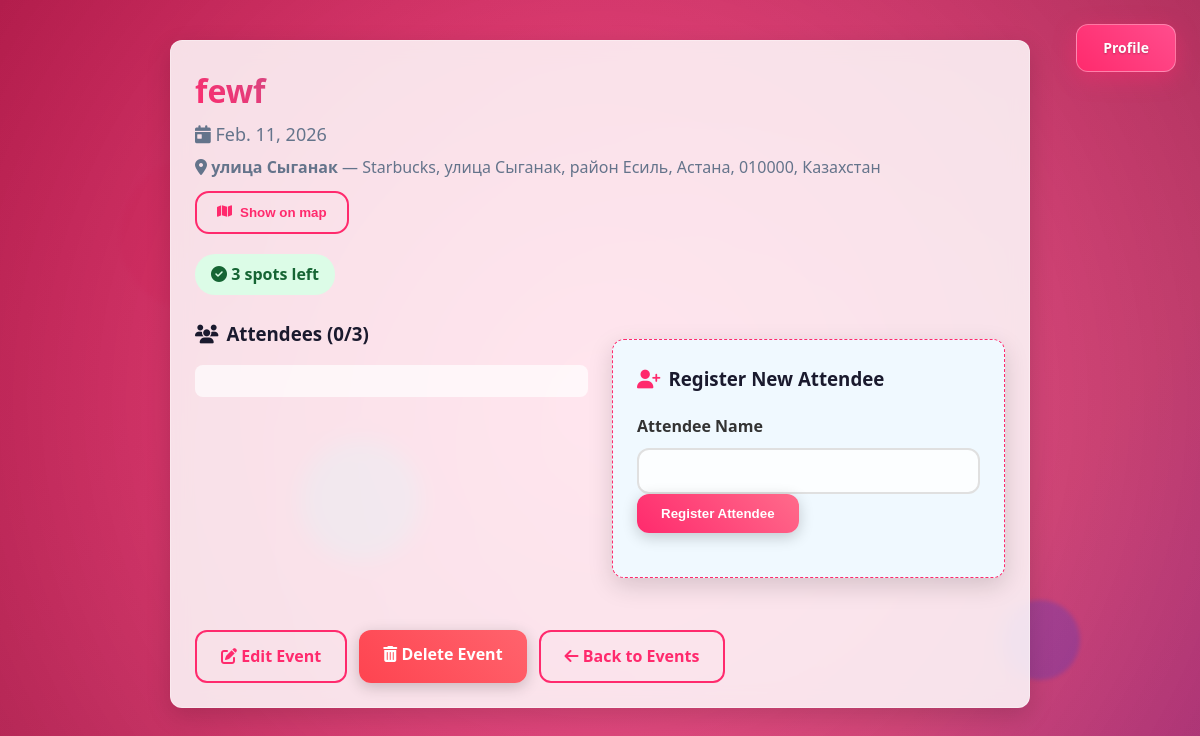
/26/ (signed in), run on the app's committed database.
### events/models.py (models this page shows, shortened)
class Event(models.Model):
    owner = models.ForeignKey(
        User,
        on_delete=models.CASCADE,
        related_name='events'
    )
    name = models.CharField(max_length=200)
    date = models.DateField()
    capacity = models.PositiveIntegerField()
    location_name = models.CharField(max_length=200, blank=True)
    location_address = models.CharField(max_length=300, blank=True)
    latitude = models.DecimalField(max_digits=13, decimal_places=10, null=True, blank=True)
    longitude = models.DecimalField(max_digits=13, decimal_places=10, null=True, blank=True)
    def available_spots(self):
        return self.capacity - self.attendees.count()

### events/views.py (the view)
# urls.py: path('<int:event_id>/', views.event_detail, name='event_detail'),
@login_required
@login_required
def event_detail(request, event_id):
    event = get_object_or_404(Event, id=event_id, owner=request.user)
    attendees = event.attendees.all()
    is_full = attendees.count() >= event.capacity
    form = AttendeeForm()
    return render(
        request,
        'events/event_detail.html',
        {
            'event': event,
            'attendees': attendees,
            'is_full': is_full,
            'form': form,
        }
    )

### events/forms.py
class AttendeeForm(forms.ModelForm):
    class Meta:
        model = Attendee
        fields = ['name']

### templates/events/event_detail.html (shortened to what this page needs)
{% load static %}
<!DOCTYPE html>
<html lang="en">
<head>
  <link rel="stylesheet" href="{% static 'css/styles.css' %}">
  <link rel="stylesheet" href="https://cdnjs.cloudflare.com/ajax/libs/font-awesome/6.4.0/css/all.min.css">
  <link
    rel="stylesheet"
    href="https://unpkg.com/leaflet@1.9.4/dist/leaflet.css"
  />
</head>
<body>
  <div class="particle"></div>
  <div class="particle"></div>
  <div class="particle"></div>
  <div class="profile-button-wrapper">
    {% if user.is_authenticated %}
        <a href="{% url 'profile' %}" class="profile-btn">Profile</a>
    {% else %}
        <a href="{% url 'login' %}" class="profile-btn">Log in</a>
    {% endif %}
  </div>
  <div class="container">
    <div class="content-card fade-in-up">
      <div style="display: flex; justify-content: space-between; align-items-start; margin-bottom: 24px; flex-wrap: wrap;">
        <div>
          <h1 class="gradient-text">{{ event.name }}</h1>
          <p style="color: #64748b; font-size: 18px; margin-top: 4px;">
            <i class="fas fa-calendar-day"></i> {{ event.date }}
          </p>
          {% if event.location_name or event.location_address %}
            <p style="color:#64748b; font-size:16px; margin-top: 6px;">
              <i class="fas fa-location-dot"></i>
              {% if event.location_name %}<strong>{{ event.location_name }}</strong>{% endif %}
              {% if event.location_address %}
                {% if event.location_name %} — {% endif %}
                {{ event.location_address }}
              {% endif %}
            </p>
          {% endif %}
          {% if event.latitude and event.longitude %}
            <button
              type="button"
              class="btn btn-outline btn-map"
              onclick="toggleEventMap()"
              style="margin-top: 10px;"
            >
              <i class="fas fa-map"></i> Show on map
            </button>
          {% endif %}
        </div>
        <div style="text-align: right; margin-top: 10px;">
          <div style="background: {% if is_full %}#fee2e2{% else %}#dcfce7{% endif %};
                      color: {% if is_full %}#b91c1c{% else %}#166534{% endif %};
                      padding: 8px 16px; border-radius: 20px; font-weight: 600; display: inline-block;
                      margin-top: 10px;">
            <i class="fas {% if is_full %}fa-times-circle{% else %}fa-check-circle{% endif %}"></i>
            {% if is_full %}FULL{% else %}{{ event.available_spots }} spots left{% endif %}
          </div>
        </div>
      </div>
      <div style="display: flex; gap: 24px; margin-bottom: 32px; flex-wrap: wrap;">
        <div style="flex: 1; min-width: 300px;">
          <h3 style="margin-bottom: 16px; display: flex; align-items: center; gap: 8px;">
            <i class="fas fa-users"></i> Attendees ({{ event.attendees.count }}/{{ event.capacity }})
          </h3>
          <div style="background: rgba(255, 255, 255, 0.7); border-radius: 8px; padding: 16px;">
          </div>
        </div>
        <div style="flex: 1; min-width: 300px;">
          {% if not is_full %}
            <div class="content-card" style="background: #f0f9ff; border: 1px dashed var(--primary);">
              <h3 style="margin-bottom: 16px; display: flex; align-items: center; gap: 8px;">
                <i class="fas fa-user-plus" style="color: var(--primary);"></i> Register New Attendee
              </h3>
              <form method="post" action="{% url 'register_attendee' event.id %}">
                <div class="form-group">
                  <label for="id_name">Attendee Name</label>
                  {{ form.name }}
                </div>
                <button type="submit" class="btn btn-primary">
                  Register Attendee
                </button>
              </form>
            </div>
          {% else %}
            <div class="message warning" style="margin-top: 24px;">
              <i class="fas fa-exclamation-triangle"></i> Event is full! No new registrations allowed.
            </div>
          {% endif %}
        </div>
      </div>
      <div style="display: flex; gap: 12px; flex-wrap: wrap; margin-top: 20px;">
        <a href="{% url 'edit_event' event.id %}" class="btn btn-outline">
          <i class="fas fa-edit"></i> Edit Event
        </a>
        <a href="{% url 'delete_event' event.id %}" class="btn btn-danger">
          <i class="fas fa-trash-alt"></i> Delete Event
        </a>
        <a href="{% url 'event_list' %}" class="btn btn-outline">
          <i class="fas fa-arrow-left"></i> Back to Events
        </a>
      </div>
    </div>
  </div>
</body>
</html>

### static/css/styles.css (style rules this page uses)
:root { --primary: #ff2a6d; --primary-light: #ff4d8d; --secondary: #05d9e8; --success: #05ffa1; --danger: #fe4450; --warning: #ffb400; --light-bg: rgba(255, 255, 255, 0.85); --dark-text: #1a1a2e; --light-text: #ffffff; --border-radius: 12px; --box-shadow: 0 8px 25px rgba(0, 0, 0, 0.15); --transition: all 0.3s cubic-bezier(0.175, 0.885, 0.32, 1.275); }
* { box-sizing: border-box; margin: 0; padding: 0; }
body { font-family: 'Segoe UI', Tahoma, Geneva, Verdana, sans-serif; color: var(--dark-text); line-height: 1.6; padding: 20px; max-width: 900px; margin: 0 auto; min-height: 100vh; position: relative; overflow-x: hidden; }
body::before { content: ''; position: fixed; top: 0; left: 0; width: 100%; height: 100%; z-index: -2; background: linear-gradient(125deg, #ff2a6d, #ff4d8d, #c942ff, #4d44ff, #05d9e8, #05ffa1); background-size: 400% 400%; animation: gradientBG 15s ease infinite; }
body::after { content: ''; position: fixed; top: 0; left: 0; width: 100%; height: 100%; z-index: -1; background: radial-gradient(circle, rgba(255,255,255,0.1) 0%, rgba(0,0,0,0.3) 100%); }
.particle { position: fixed; border-radius: 50%; z-index: -1; opacity: 0.7; filter: blur(2px); animation: float 15s infinite linear; }
.particle:nth-child(1) { width: 150px; height: 150px; background: rgba(255, 42, 109, 0.4); top: 20%; left: 10%; animation-delay: 0s; }
.particle:nth-child(2) { width: 80px; height: 80px; background: rgba(77, 68, 255, 0.4); bottom: 15%; right: 10%; animation-delay: -5s; }
.particle:nth-child(3) { width: 120px; height: 120px; background: rgba(5, 217, 232, 0.4); bottom: 30%; left: 25%; animation-delay: -10s; }
.btn { display: inline-block; padding: 12px 24px; border: none; border-radius: var(--border-radius); color: var(--light-text); font-weight: 600; cursor: pointer; transition: var(--transition); text-decoration: none; text-align: center; position: relative; overflow: hidden; box-shadow: 0 4px 15px rgba(0, 0, 0, 0.2); }
.btn::before { content: ''; position: absolute; top: 0; left: -100%; width: 100%; height: 100%; background: linear-gradient(90deg, transparent, rgba(255, 255, 255, 0.3), transparent); transition: 0.5s; }
.btn-primary { background: linear-gradient(45deg, var(--primary), #ff6b8b); }
.btn-danger { background: linear-gradient(45deg, var(--danger), #ff636d); }
.btn-outline { background: transparent; border: 2px solid var(--primary); color: var(--primary); box-shadow: none; }
.btn-map { font-weight: 600; border-radius: 14px; padding: 12px 20px; transition: all 0.25s ease; display: inline-flex; align-items: center; gap: 8px; }
form { margin: 20px 0; }
label { display: block; margin-bottom: 8px; font-weight: 600; color: #333; }
input[type="text"], input[type="date"], input[type="number"], textarea, select { width: 100%; padding: 12px 16px; border: 2px solid #e0e0e0; border-radius: var(--border-radius); font-size: 16px; background: rgba(255, 255, 255, 0.8); transition: var(--transition); }
.fade-in-up { animation: fadeInUp 0.8s ease forwards; }
.gradient-text { background: linear-gradient(45deg, var(--primary), var(--secondary)); -webkit-background-clip: text; -webkit-text-fill-color: transparent; font-weight: 700; }
.container { position: relative; z-index: 10; max-width: 100%; margin: 0 auto; }
.particle { pointer-events: none; }
.content-card { background: var(--light-bg); backdrop-filter: blur(10px); border-radius: var(--border-radius); margin: 20px auto; box-shadow: var(--box-shadow); padding: 24px; transition: var(--transition); border: 1px solid rgba(255, 255, 255, 0.3); position: relative; z-index: 20; max-width: 900px; }
.profile-button-wrapper { position: fixed; top: 24px; right: 24px; z-index: 1000; }
.profile-btn { display: inline-flex; align-items: center; justify-content: center; padding: 12px 26px; font-size: 14px; font-weight: 600; color: var(--light-text); text-decoration: none; border-radius: var(--border-radius); border: 1px solid rgba(255, 255, 255, 0.35); background: linear-gradient( 45deg, var(--primary), var(--primary-light) ); backdrop-filter: blur(10px); box-shadow: 0 6px 22px rgba(255, 42, 109, 0.45); text-shadow: 0 1px 2px rgba(0, 0, 0, 0.25); position: relative; overflow: hidden; transition: var(--transition); }
.profile-btn::before { content: ''; position: absolute; top: 0; left: -120%; width: 120%; height: 100%; background: linear-gradient( 90deg, transparent, rgba(255, 255, 255, 0.45), transparent ); transition: 0.6s; }

### data on the page
Event: name "fewf", date "Feb. 11, 2026", location_name "улица Сыганак", location_address "Starbucks, улица Сыганак, район Есиль, Астана, 010000, Казахстан", available_spots "3", attendees.count "0", capacity "3"
